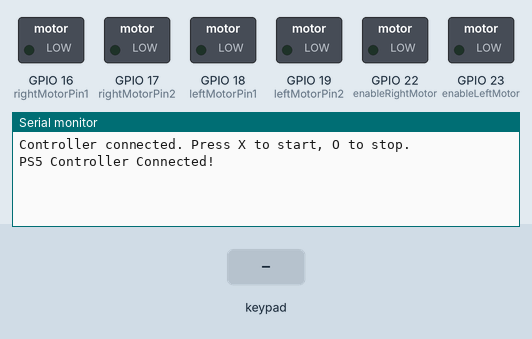
The sketch below on a simulated ESP32. On the bench: switched loads named in the sketch (green lamp = pin HIGH), the last lines printed to the serial monitor. Inputs (shaded band) come from the test bench. Nothing arrives over Bluetooth unless stated.

Above: at 1.2 s.
1.3 s: key 'X' pressed
At 2.5 s:
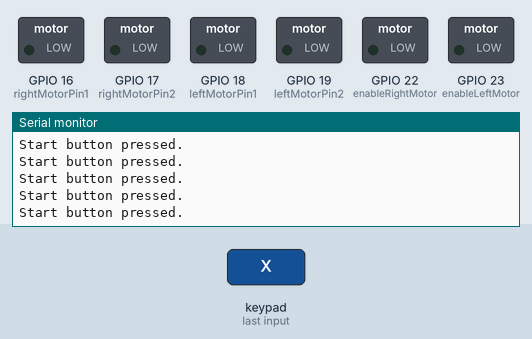
2.8 s: key 'O' pressed
At 4.1 s:
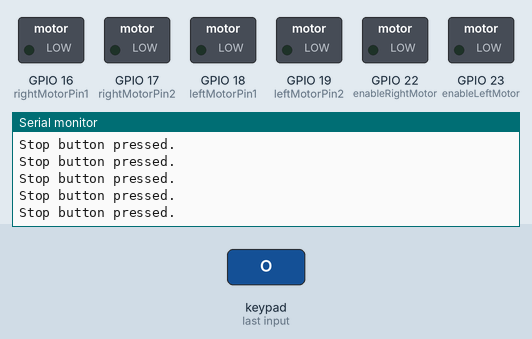

The sketch:

complete.ino
```cpp
#include <ps5Controller.h>

// Right motor pins
int enableRightMotor = 22;
int rightMotorPin1 = 16;
int rightMotorPin2 = 17;

// Left motor pins
int enableLeftMotor = 23;
int leftMotorPin1 = 18;
int leftMotorPin2 = 19;

// PWM configuration
const int PWMFreq = 1000; // 1 KHz
const int PWMResolution = 10; // 10-bit resolution (0–1023)
const int rightMotorPWMSpeedChannel = 4;
const int leftMotorPWMSpeedChannel = 5;

// Movement state
bool isMoving = false;  // false = stopped, true = active

void notify() {
  // Handle start and stop
  if (ps5.data.button.cross) {
    isMoving = true;
    Serial.println("Start button pressed.");
  }

  if (ps5.data.button.circle) {
    isMoving = false;
    rotateMotor(0, 0);
    Serial.println("Stop button pressed.");
  }

  if (!isMoving) return;  // Ignore joystick if stopped

  // Read stick values
  int yAxisValue = ps5.data.analog.stick.ly;  // Left stick Y-axis
  int xAxisValue = ps5.data.analog.stick.rx;  // Right stick X-axis

  int throttle = map(yAxisValue, -127, 127, -1023, 1023);
  int steering = map(xAxisValue, -127, 127, -1023, 1023);

  int motorDirection = throttle < 0 ? -1 : 1;

  int rightMotorSpeed = abs(throttle) - steering;
  int leftMotorSpeed = abs(throttle) + steering;

  rightMotorSpeed = constrain(rightMotorSpeed, 0, 1023);
  leftMotorSpeed = constrain(leftMotorSpeed, 0, 1023);

  rotateMotor(rightMotorSpeed * motorDirection, leftMotorSpeed * motorDirection);
}

void onConnect() {
  Serial.println("PS5 Controller Connected!");
}

void onDisConnect() {
  rotateMotor(0, 0);
  isMoving = false;
  Serial.println("PS5 Controller Disconnected!");
}

void rotateMotor(int rightMotorSpeed, int leftMotorSpeed) {
  // Right motor direction
  if (rightMotorSpeed < 0) {
    digitalWrite(rightMotorPin1, LOW);
    digitalWrite(rightMotorPin2, HIGH);
  } else if (rightMotorSpeed > 0) {
    digitalWrite(rightMotorPin1, HIGH);
    digitalWrite(rightMotorPin2, LOW);
  } else {
    digitalWrite(rightMotorPin1, LOW);
    digitalWrite(rightMotorPin2, LOW);
  }

  // Left motor direction
  if (leftMotorSpeed < 0) {
    digitalWrite(leftMotorPin1, LOW);
    digitalWrite(leftMotorPin2, HIGH);
  } else if (leftMotorSpeed > 0) {
    digitalWrite(leftMotorPin1, HIGH);
    digitalWrite(leftMotorPin2, LOW);
  } else {
    digitalWrite(leftMotorPin1, LOW);
    digitalWrite(leftMotorPin2, LOW);
  }

  // Apply PWM speed
  ledcWrite(rightMotorPWMSpeedChannel, abs(rightMotorSpeed));
  ledcWrite(leftMotorPWMSpeedChannel, abs(leftMotorSpeed));
}

void setUpPinModes() {
  pinMode(enableRightMotor, OUTPUT);
  pinMode(rightMotorPin1, OUTPUT);
  pinMode(rightMotorPin2, OUTPUT);

  pinMode(enableLeftMotor, OUTPUT);
  pinMode(leftMotorPin1, OUTPUT);
  pinMode(leftMotorPin2, OUTPUT);

  // Setup PWM channels
  ledcSetup(rightMotorPWMSpeedChannel, PWMFreq, PWMResolution);
  ledcSetup(leftMotorPWMSpeedChannel, PWMFreq, PWMResolution);

  // Attach PWM pins
  ledcAttachPin(enableRightMotor, rightMotorPWMSpeedChannel);
  ledcAttachPin(enableLeftMotor, leftMotorPWMSpeedChannel);

  // Stop motors on start
  rotateMotor(0, 0);
}

void setup() {
  setUpPinModes();
  Serial.begin(115200);

  ps5.attach(notify);
  ps5.attachOnConnect(onConnect);
  ps5.attachOnDisconnect(onDisConnect);
  ps5.begin("24:A6:FA:2F:A7:FC");  // Replace with your PS5 controller MAC

  while (!ps5.isConnected()) {
    Serial.println("Waiting for PS5 controller...");
    delay(300);
  }

  Serial.println("Controller connected. Press X to start, O to stop.");
}

void loop() {
  // All real-time control is handled in notify()
}
```

Measured:
- after the input at 1.3 s, the serial monitor: prints a new line at once (image 1)
- after the input at 2.8 s, the serial monitor: prints a new line at once (image 2)
